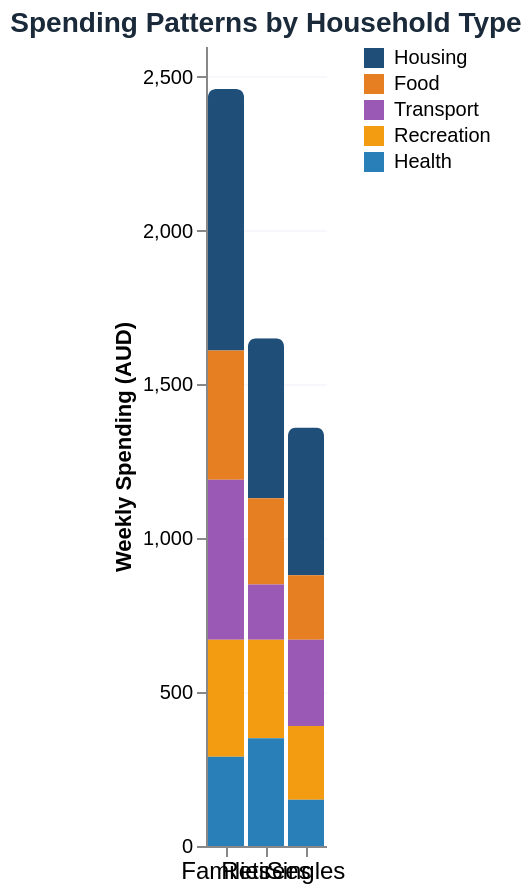

This figure's Vega-Lite source:
### Vega-Lite specification from a JSON file in a GitHub repository (floating-point values rounded to 4 significant figures)
{"$schema": "https://vega.github.io/schema/vega-lite/v5.json", "title": {"text": "Spending Patterns by Household Type", "fontSize": 14, "fontWeight": 600, "color": "#1a2a3a"}, "width": "container", "height": 400, "config": {"view": {"stroke": "transparent"}}, "data": {"values": [{"household_type": "Families", "category": "Housing", "amount": 850}, {"household_type": "Families", "category": "Food", "amount": 420}, {"household_type": "Families", "category": "Transport", "amount": 520}, {"household_type": "Families", "category": "Recreation", "amount": 380}, {"household_type": "Families", "category": "Health", "amount": 290}, {"household_type": "Singles", "category": "Housing", "amount": 480}, {"household_type": "Singles", "category": "Food", "amount": 210}, {"household_type": "Singles", "category": "Transport", "amount": 280}, {"household_type": "Singles", "category": "Recreation", "amount": 240}, {"household_type": "Singles", "category": "Health", "amount": 150}, {"household_type": "Retirees", "category": "Housing", "amount": 520}, {"household_type": "Retirees", "category": "Food", "amount": 280}, {"household_type": "Retirees", "category": "Transport", "amount": 180}, {"household_type": "Retirees", "category": "Recreation", "amount": 320}, {"household_type": "Retirees", "category": "Health", "amount": 350}]}, "mark": {"type": "bar", "tooltip": {"content": "data"}, "cornerRadiusEnd": 4}, "encoding": {"x": {"field": "household_type", "type": "nominal", "title": null, "axis": {"labelFontSize": 12, "labelAngle": 0}}, "y": {"field": "amount", "type": "quantitative", "title": "Weekly Spending (AUD)", "axis": {"tickCount": 5, "grid": true, "gridColor": "#e2e8f0", "gridOpacity": 0.3}}, "color": {"field": "category", "type": "nominal", "scale": {"domain": ["Housing", "Food", "Transport", "Recreation", "Health"], "range": ["#1f4e79", "#e67e22", "#9b59b6", "#f39c12", "#2980b9"]}, "legend": {"orient": "right", "title": null, "labelFontSize": 10}}, "tooltip": [{"field": "household_type", "type": "nominal", "title": "Household Type"}, {"field": "category", "type": "nominal", "title": "Category"}, {"field": "amount", "type": "quantitative", "title": "Weekly Spending (AUD)", "format": ",.0f"}]}}
